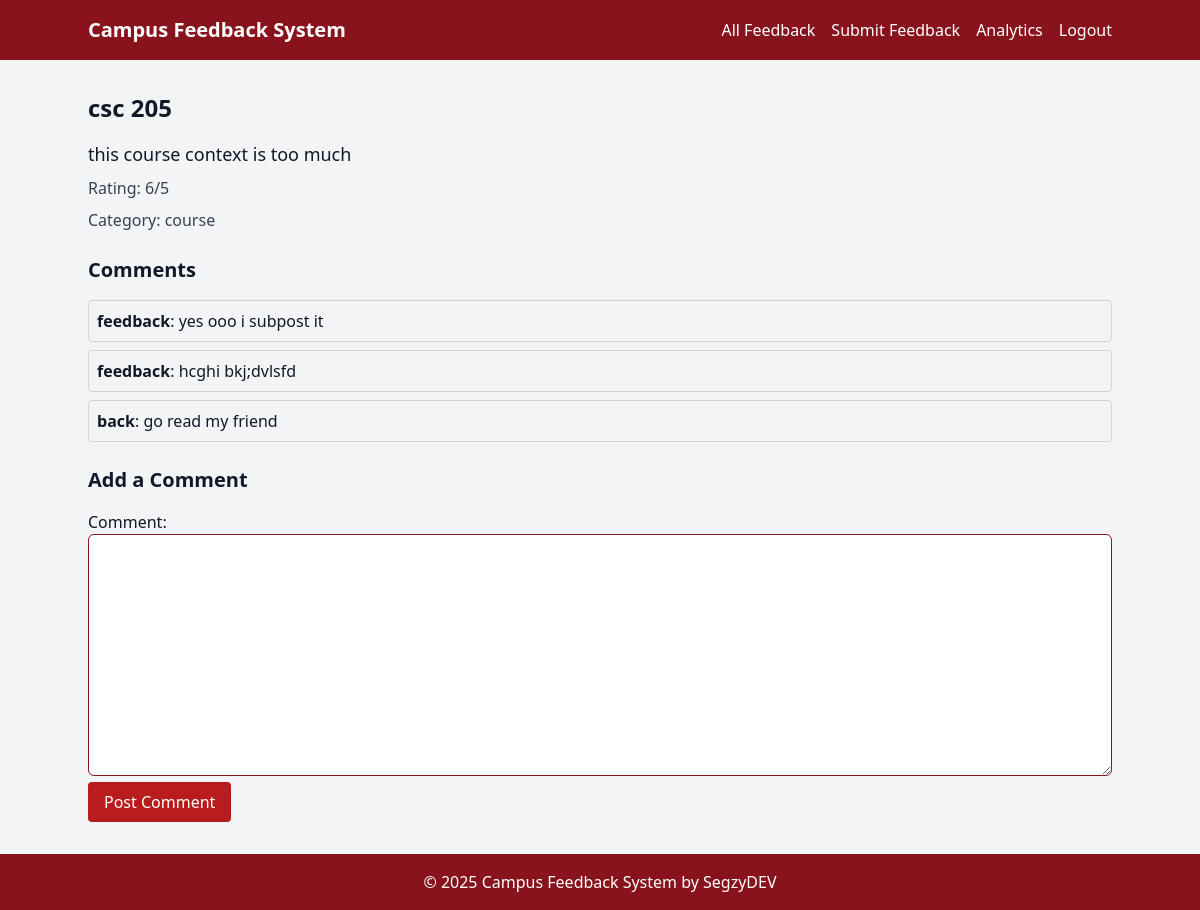
Page /feedback/1/ (signed in) on the committed database.
### feedback/models.py (models this page shows, shortened)
class Feedback(models.Model):
    user = models.ForeignKey(User, on_delete=models.CASCADE)
    category = models.ForeignKey(FeedbackCategory, on_delete=models.CASCADE, db_index=True)
    title = models.CharField(max_length=200, db_index=True)
    description = models.TextField()
    rating = models.IntegerField(choices=[(i, str(i)) for i in range(1, 6)])
    submitted_at = models.DateTimeField(auto_now_add=True)

class FeedbackCategory(models.Model):
    name = models.CharField(max_length=100, unique=True)

class FeedbackComment(models.Model):
    feedback = models.ForeignKey(Feedback, on_delete=models.CASCADE, related_name="comments")
    user = models.ForeignKey(User, on_delete=models.CASCADE)
    comment = models.TextField()
    commented_at = models.DateTimeField(auto_now_add=True)

### feedback/views.py (the view)
# urls.py: path('feedback/<int:feedback_id>/', views.view_feedback, name='view_feedback'),
@login_required(login_url='login')
def view_feedback(request, feedback_id):
    feedback = get_object_or_404(Feedback, id=feedback_id)
    comments = feedback.comments.all()
    if request.method == 'POST':
        form = FeedbackCommentForm(request.POST)
        if form.is_valid():
            comment = form.save(commit=False)
            comment.user = request.user
            comment.feedback = feedback
            comment.save()
            messages.success(request, 'Your comment has been added!')
            return redirect('view_feedback', feedback_id=feedback.id)
    else:
        form = FeedbackCommentForm()
    return render(request, 'feedback/view_feedback.html', {
        'feedback': feedback,
        'comments': comments,
        'form': form
    })

### feedback/forms.py
class FeedbackCommentForm(forms.ModelForm):
    class Meta:
        model = FeedbackComment
        fields = ['comment']

### feedback/templates/feedback/view_feedback.html (shortened to what this page needs)
{% extends 'base.html' %}
{% block content %}
<h2 class="text-2xl font-semibold text-88131c">{{ feedback.title }}</h2>
<p class="text-lg mt-4">{{ feedback.description }}</p>
<p class="mt-2 text-gray-700">Rating: {{ feedback.rating }}/5</p>
<p class="mt-2 text-gray-700">Category: {{ feedback.category.name }}</p>
<h3 class="text-xl font-semibold mt-6">Comments</h3>
<ul class="space-y-2 mt-4">
    {% for comment in comments %}
        <li class="p-2 border border-gray-300 rounded">
            <strong>{{ comment.user.username }}</strong>: {{ comment.comment }}
        </li>
    {% endfor %}
</ul>
<h3 class="text-xl font-semibold mt-6">Add a Comment</h3>
<form method="post" class="mt-4">
    {{ form.as_p }}
    <button type="submit" class="bg-88131c text-white py-2 px-4 rounded bg-red-700">
        Post Comment
    </button>
</form>
{% endblock %}

### static/styles.css (style rules this page uses)
input[type="text"], input[type="email"], input[type="password"], select, textarea { border: 1px solid rgb(132, 22, 31); border-radius: 0.375rem; padding: 0.5rem; width: 100%; box-sizing: border-box; }
button { transition: background-color 0.3s ease, box-shadow 0.3s ease; }

### feedback/templates/base.html (style rules this page uses)
body { display: flex; flex-direction: column; min-height: 100vh; margin: 0; }

### rows in the picture
Feedback: title "csc 205", description "this course context is too much", rating "6", category.name "course"
FeedbackComment: user.username "feedback", comment "yes ooo i subpost it"
FeedbackComment: user.username "feedback", comment "hcghi bkj;dvlsfd"
FeedbackComment: user.username "back", comment "go read my friend"
